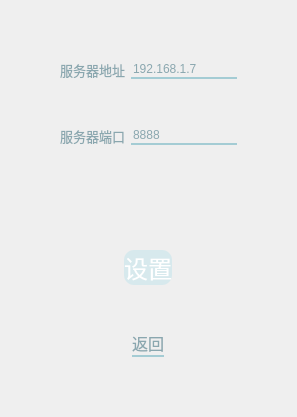
     <widget class="QWidget" name="set_page">
      <property name="styleSheet">
       <string notr="true">color: rgb(138, 167, 175);</string>
      </property>
      <layout class="QVBoxLayout" name="verticalLayout_4">
       <item>
        <widget class="QWidget" name="widget" native="true">
         <layout class="QGridLayout" name="gridLayout_2">
          <item row="2" column="1">
           <widget class="QLabel" name="ip_label">
            <property name="font">
             <font>
              <pointsize>10</pointsize>
             </font>
            </property>
            <property name="text">
             <string>服务器地址</string>
            </property>
           </widget>
          </item>
          <item row="4" column="2">
           <widget class="QLineEdit" name="port_tx">
            <property name="styleSheet">
             <string notr="true">background:transparent;
border-color:#a4ccd4;
border-style:solid;
border-top-width:0px;
border-right-width:0px;
border-bottom-width:2px;
border-left-width:0px;</string>
            </property>
            <property name="text">
             <string>8888</string>
            </property>
           </widget>
          </item>
          <item row="5" column="2">
           <spacer name="verticalSpacer_33">
            <property name="orientation">
             <enum>Qt::Vertical</enum>
            </property>
            <property name="sizeHint" stdset="0">
             <size>
              <width>20</width>
              <height>40</height>
             </size>
            </property>
           </spacer>
          </item>
          <item row="4" column="1">
           <widget class="QLabel" name="port_label">
            <property name="font">
             <font>
              <pointsize>10</pointsize>
             </font>
            </property>
            <property name="text">
             <string>服务器端口</string>
            </property>
           </widget>
          </item>
          <item row="1" column="2">
           <spacer name="verticalSpacer_32">
            <property name="orientation">
             <enum>Qt::Vertical</enum>
            </property>
            <property name="sizeHint" stdset="0">
             <size>
              <width>20</width>
              <height>40</height>
             </size>
            </property>
           </spacer>
          </item>
          <item row="3" column="2">
           <spacer name="verticalSpacer_45">
            <property name="orientation">
             <enum>Qt::Vertical</enum>
            </property>
            <property name="sizeHint" stdset="0">
             <size>
              <width>20</width>
              <height>40</height>
             </size>
            </property>
           </spacer>
          </item>
          <item row="2" column="3">
           <spacer name="horizontalSpacer_2">
            <property name="orientation">
             <enum>Qt::Horizontal</enum>
            </property>
            <property name="sizeHint" stdset="0">
             <size>
              <width>40</width>
              <height>20</height>
             </size>
            </property>
           </spacer>
          </item>
          <item row="2" column="2">
           <widget class="QLineEdit" name="ip_tx">
            <property name="styleSheet">
             <string notr="true">background:transparent;
border-color:#a4ccd4;
border-style:solid;
border-top-width:0px;
border-right-width:0px;
border-bottom-width:2px;
border-left-width:0px;</string>
            </property>
            <property name="text">
             <string>192.168.1.7</string>
            </property>
           </widget>
          </item>
          <item row="2" column="0">
           <spacer name="horizontalSpacer">
            <property name="orientation">
             <enum>Qt::Horizontal</enum>
            </property>
            <property name="sizeHint" stdset="0">
             <size>
              <width>40</width>
              <height>20</height>
             </size>
            </property>
           </spacer>
          </item>
         </layout>
        </widget>
       </item>
       <item>
        <widget class="QWidget" name="widget_2" native="true">
         <layout class="QVBoxLayout" name="verticalLayout_3">
          <item>
           <spacer name="verticalSpacer_36">
            <property name="orientation">
             <enum>Qt::Vertical</enum>
            </property>
            <property name="sizeHint" stdset="0">
             <size>
              <width>20</width>
              <height>40</height>
             </size>
            </property>
           </spacer>
          </item>
          <item alignment="Qt::AlignHCenter">
           <widget class="QPushButton" name="set2_btn">
            <property name="font">
             <font>
              <pointsize>18</pointsize>
             </font>
            </property>
            <property name="styleSheet">
             <string notr="true">background:rgb(215, 233, 237);
border-style: flat;
color: white;
border-radius: 10px;</string>
            </property>
            <property name="text">
             <string>设置</string>
            </property>
           </widget>
          </item>
          <item>
           <spacer name="verticalSpacer_37">
            <property name="orientation">
             <enum>Qt::Vertical</enum>
            </property>
            <property name="sizeHint" stdset="0">
             <size>
              <width>20</width>
              <height>40</height>
             </size>
            </property>
           </spacer>
          </item>
          <item alignment="Qt::AlignHCenter">
           <widget class="QPushButton" name="return_btn">
            <property name="font">
             <font>
              <pointsize>12</pointsize>
             </font>
            </property>
            <property name="styleSheet">
             <string notr="true">color:rgb(138, 167, 175);
background: transparent;
border-color:#a4ccd4;
border-style:solid;
border-top-width:0px;
border-right-width:0px;
border-bottom-width:2px;
border-left-width:0px;</string>
            </property>
            <property name="text">
             <string>返回</string>
            </property>
           </widget>
          </item>
          <item>
           <spacer name="verticalSpacer_44">
            <property name="orientation">
             <enum>Qt::Vertical</enum>
            </property>
            <property name="sizeHint" stdset="0">
             <size>
              <width>20</width>
              <height>40</height>
             </size>
            </property>
           </spacer>
          </item>
         </layout>
        </widget>
       </item>
      </layout>
     </widget>
